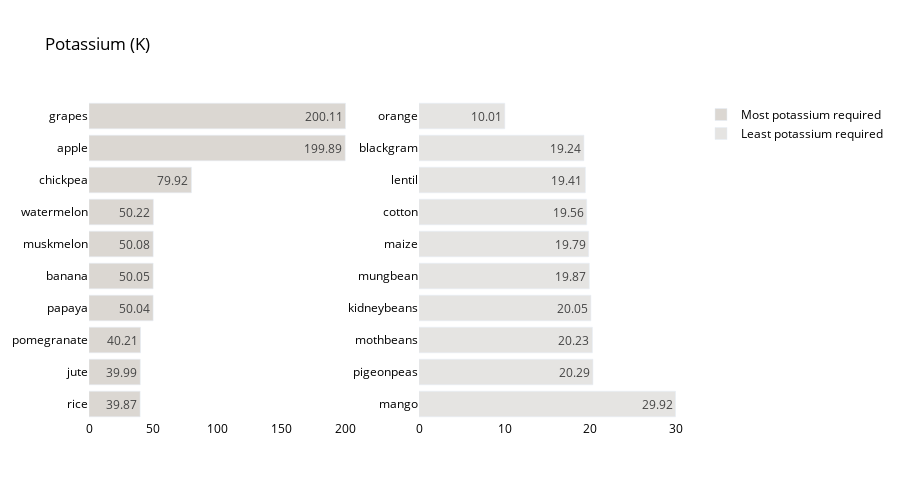

Notebook source saved alongside this figure:
### Markdown cell above
### Potassium analysis

### Code cell
crop_summary_K = crop_summary.sort_values(by='K', ascending=False)
  
fig = make_subplots(rows=1, cols=2)

top = {
    'y' : crop_summary_K['K'][0:10].sort_values().index,
    'x' : crop_summary_K['K'][0:10].sort_values()
}

last = {
    'y' : crop_summary_K['K'][-10:].index,
    'x' : crop_summary_K['K'][-10:]
}

fig.add_trace(
    go.Bar(top,
           name="Most potassium required",
           marker_color=random.choice(colorarr),
           orientation='h',
          text=top['x']),
    
    row=1, col=1
)

fig.add_trace(
    go.Bar(last,
           name="Least potassium required",
           marker_color=random.choice(colorarr),
           orientation='h',
          text=last['x']),
    row=1, col=2
)
fig.update_traces(texttemplate='%{text}', textposition='inside')
fig.update_layout(title_text="Potassium (K)",
                  plot_bgcolor='white',
                  font_size=12, 
                  font_color='black',
                 height=500)

fig.update_xaxes(showgrid=False)
fig.update_yaxes(showgrid=False)
fig.show()

### Figure 1 — Plotly figure (JSON) as saved in the notebook; plotly's stock layout.template omitted (floating-point values rounded to 4 significant figures)
{"data": [{"marker": {"color": "#Dbd7d2"}, "name": "Most potassium required", "orientation": "h", "text": [39.87, 39.99, 40.21, 50.04, 50.05, 50.08, 50.22, 79.92, 199.9, 200.1], "textposition": "inside", "texttemplate": "%{text}", "type": "bar", "x": [39.87, 39.99, 40.21, 50.04, 50.05, 50.08, 50.22, 79.92, 199.9, 200.1], "xaxis": "x", "y": ["rice", "jute", "pomegranate", "papaya", "banana", "muskmelon", "watermelon", "chickpea", "apple", "grapes"], "yaxis": "y"}, {"marker": {"color": "#E5e4e2"}, "name": "Least potassium required", "orientation": "h", "text": [29.92, 20.29, 20.23, 20.05, 19.87, 19.79, 19.56, 19.41, 19.24, 10.01], "textposition": "inside", "texttemplate": "%{text}", "type": "bar", "x": [29.92, 20.29, 20.23, 20.05, 19.87, 19.79, 19.56, 19.41, 19.24, 10.01], "xaxis": "x2", "y": ["mango", "pigeonpeas", "mothbeans", "kidneybeans", "mungbean", "maize", "cotton", "lentil", "blackgram", "orange"], "yaxis": "y2"}], "layout": {"font": {"color": "black", "size": 12}, "height": 500, "plot_bgcolor": "white", "title": {"text": "Potassium (K)"}, "xaxis": {"anchor": "y", "domain": [0, 0.45], "showgrid": false}, "xaxis2": {"anchor": "y2", "domain": [0.55, 1], "showgrid": false}, "yaxis": {"anchor": "x", "domain": [0, 1], "showgrid": false}, "yaxis2": {"anchor": "x2", "domain": [0, 1], "showgrid": false}}}
